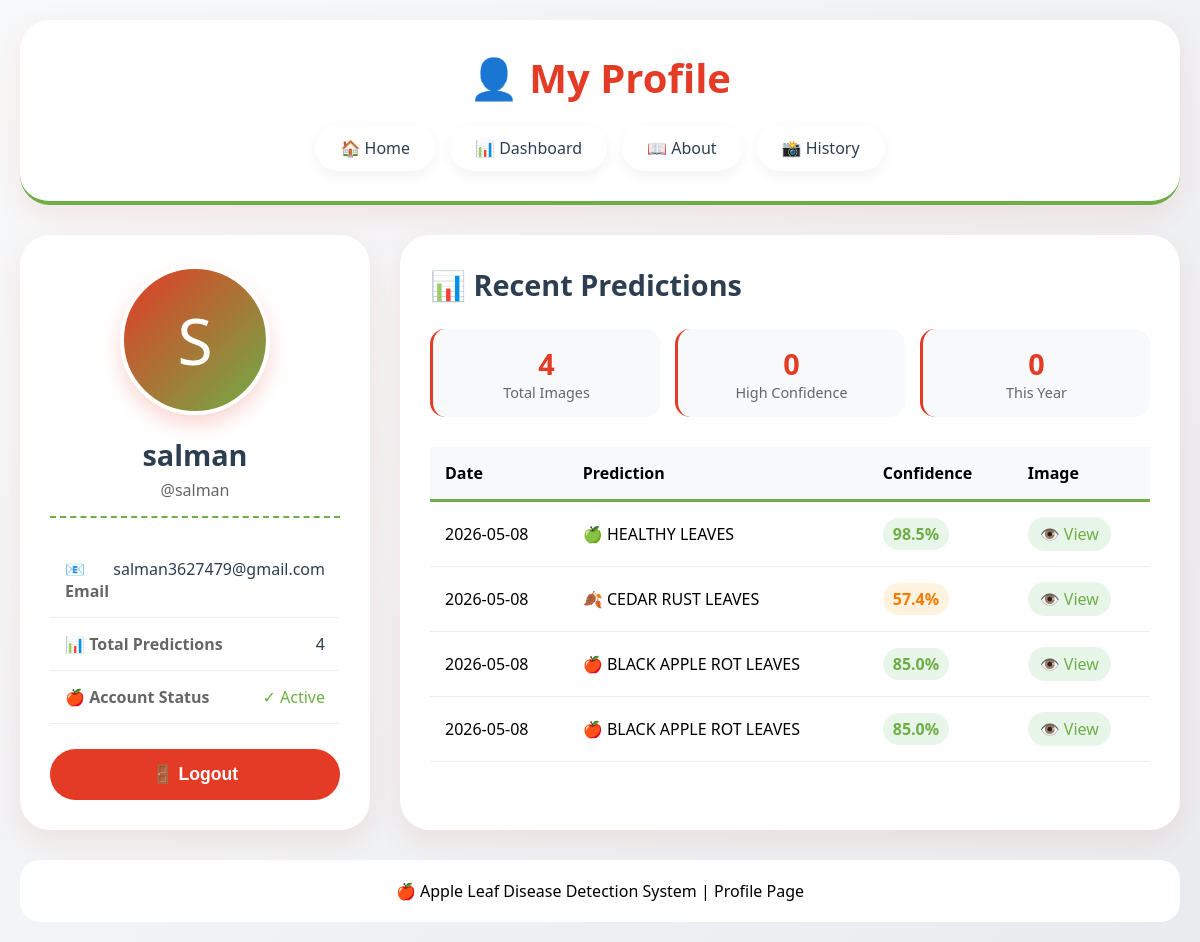
Screenshot of /profile (signed in) with the database file from the repository.
### tables this page shows
CREATE TABLE user_history (
                        id INTEGER PRIMARY KEY AUTOINCREMENT,
                        user_id INTEGER,
                        image_path TEXT,
                        prediction TEXT,
                        confidence REAL,
                        timestamp TIMESTAMP DEFAULT CURRENT_TIMESTAMP,
                        FOREIGN KEY (user_id) REFERENCES users(id)
                    );

### app.py (the view)
@app.route('/profile')
def profile():
    if 'user_id' not in session:
        return redirect(url_for('login'))
    history_raw = db.get_history(session['user_id'])
    formatted_history = []
    for item in history_raw:
        confidence_val = item[2]
        if isinstance(confidence_val, bytes):
            try:
                confidence_val = float(confidence_val.decode('utf-8', errors='ignore').strip())
            except:
                try:
                    import struct
                    confidence_val = struct.unpack('f', confidence_val)[0]
                except:
                    confidence_val = 50.0  # Default value
        elif isinstance(confidence_val, str):
            try:
                confidence_val = float(confidence_val)
            except:
                confidence_val = 50.0
        else:
            try:
                confidence_val = float(confidence_val)
            except:
                confidence_val = 50.0
        timestamp_val = item[3]
        if isinstance(timestamp_val, bytes):
            timestamp_val = timestamp_val.decode('utf-8', errors='ignore')
        elif timestamp_val is None:
            timestamp_val = str(datetime.now())
        formatted_history.append({
            'image_path': item[0],
            'prediction': item[1],
            'confidence': confidence_val,
            'timestamp': timestamp_val
        })
    return render_template('profile.html',
                           user=session.get('user'),
                           history=formatted_history)

### app.py (called while the page is built)
    def get_history(self, user_id, limit=20):
        try:
            with sqlite3.connect(self.path) as c:
                cur = c.execute(
                    '''SELECT image_path, prediction, confidence, timestamp
                       FROM user_history WHERE user_id=?
                       ORDER BY timestamp DESC LIMIT ?''',
                    (user_id, limit)
                )
                return cur.fetchall()
        except Exception as e:
            print(f"History fetch error: {e}")
            return []

### templates/profile.html (shortened to what this page needs)
<!DOCTYPE html>
<html lang="en">
<head>
</head>
<body>
    <div class="container">
        <div class="header">
            <h1>👤 <span>My Profile</span></h1>
            <div class="nav">
                <a href="{{ url_for('landing') }}">🏠 Home</a>
                <a href="{{ url_for('dashboard') }}">📊 Dashboard</a>
                <a href="{{ url_for('about') }}">📖 About</a>
                <a href="{{ url_for('history') }}">📸 History</a>
            </div>
        </div>
        <div class="profile-grid">
            <div class="profile-card">
                <div class="profile-avatar">
                    {{ user.username[0]|upper if user else 'U' }}
                </div>
                <div class="profile-name">{{ user.full_name if user and user.full_name else (user.username if user else
                    'User') }}</div>
                <div class="profile-username">@{{ user.username if user else 'user' }}</div>
                <div class="profile-details">
                    <div class="profile-detail">
                        <span class="detail-label">📧 Email</span>
                        <span class="detail-value">{{ user.email if user else 'user@example.com' }}</span>
                    </div>
                    <div class="profile-detail">
                        <span class="detail-label">📊 Total Predictions</span>
                        <span class="detail-value">{{ history|length if history else 0 }}</span>
                    </div>
                    <div class="profile-detail">
                        <span class="detail-label">🍎 Account Status</span>
                        <span class="detail-value" style="color: var(--apple-green);">✓ Active</span>
                    </div>
                </div>
                <form action="{{ url_for('logout') }}" method="GET">
                    <button type="submit" class="btn-logout">🚪 Logout</button>
                </form>
            </div>
            <div class="history-card">
                <h2>📊 Recent Predictions</h2>
                {% if history and history|length > 0 %}
                <div class="stats-summary">
                    <div class="stat-box">
                        <div class="stat-number">{{ history|length }}</div>
                        <div class="stat-label">Total Images</div>
                    </div>
                    <div class="stat-box">
                        <div class="stat-number">
                            {% set count = 0 %}
                            {% for item in history %}
                            {% if item.confidence >= 70 %}
                            {% set count = count + 1 %}
                            {% endif %}
                            {% endfor %}
                            {{ count }}
                        </div>
                        <div class="stat-label">High Confidence</div>
                    </div>
                    <div class="stat-box">
                        <div class="stat-number">
                            {% set recent = 0 %}
                            {% for item in history %}
                            {% if item.timestamp and '2026' in item.timestamp|string %}
                            {% set recent = recent + 1 %}
                            {% endif %}
                            {% endfor %}
                            {{ recent }}
                        </div>
                        <div class="stat-label">This Year</div>
                    </div>
                </div>
                <div style="overflow-x: auto;">
                    <table class="history-table">
                        <thead>
                            <tr>
                                <th>Date</th>
                                <th>Prediction</th>
                                <th>Confidence</th>
                                <th>Image</th>
                            </tr>
                        </thead>
                        <tbody>
                            {% for item in history %}
                            <tr>
                                <td>{{ item.timestamp.split(' ')[0] if item.timestamp and ' ' in item.timestamp else
                                    item.timestamp }}</td>
                                <td>
                                    {% if 'HEALTHY' in item.prediction %}🍏
                                    {% elif 'ROT' in item.prediction %}🍎
                                    {% elif 'RUST' in item.prediction %}🍂
                                    {% elif 'SCAB' in item.prediction %}🍁
                                    {% endif %}
                                    {{ item.prediction }}
                                </td>
                                <td>
                                    {% if item.confidence >= 70 %}
                                    <span class="confidence-high">{{ "%.1f"|format(item.confidence) }}%</span>
                                    {% elif item.confidence >= 40 %}
                                    <span class="confidence-medium">{{ "%.1f"|format(item.confidence) }}%</span>
                                    {% else %}
                                    <span class="confidence-low">{{ "%.1f"|format(item.confidence) }}%</span>
                                    {% endif %}
                                </td>
                                <td>
                                    <a href="{{ url_for('static', filename='uploads/' + item.image_path) }}"
                                        target="_blank" class="view-link">👁️ View</a>
                                </td>
                            </tr>
                            {% endfor %}
                        </tbody>
                    </table>
                </div>
                {% endif %}
            </div>
        </div>
        <div class="footer">
            <p>🍎 Apple Leaf Disease Detection System | Profile Page</p>
        </div>
    </div>
</body>
</html>

### templates/profile.html (style rules this page uses)
* { margin: 0; padding: 0; box-sizing: border-box; }
body { font-family: 'Segoe UI', Tahoma, Geneva, Verdana, sans-serif; min-height: 100vh; padding: 20px; background: linear-gradient(135deg, #f8f9fa 0%, #e9ecef 100%); }
body::before { content: ""; position: fixed; top: 0; left: 0; width: 100%; height: 100%; background-image: url('https://images.pexels.com/photos/102104/pexels-photo-102104.jpeg?auto=compress&cs=tinysrgb&w=600'); background-size: cover; background-position: center; opacity: 0.08; z-index: -1; }
:root { --apple-red: #e33b26; --apple-green: #6fae47; --apple-yellow: #fbb93b; --text-dark: #2c3e50; --shadow: 0 10px 30px rgba(227, 59, 38, 0.1); }
.container { max-width: 1400px; margin: 0 auto; }
.header { background: white; border-radius: 30px; padding: 30px; margin-bottom: 30px; box-shadow: var(--shadow); border-bottom: 4px solid var(--apple-green); text-align: center; }
.header h1 { font-size: 2.5em; color: var(--text-dark); }
.header h1 span { color: var(--apple-red); }
.nav { display: flex; gap: 15px; justify-content: center; margin-top: 20px; flex-wrap: wrap; }
.nav a { color: var(--text-dark); text-decoration: none; padding: 12px 25px; background: white; border-radius: 50px; box-shadow: 0 5px 15px rgba(0, 0, 0, 0.05); transition: all 0.3s; font-weight: 500; }
.profile-grid { display: grid; grid-template-columns: 350px 1fr; gap: 30px; margin-bottom: 30px; }
.profile-card { background: white; border-radius: 30px; padding: 30px; box-shadow: var(--shadow); }
.profile-avatar { width: 150px; height: 150px; background: linear-gradient(135deg, var(--apple-red), var(--apple-green)); border-radius: 50%; margin: 0 auto 20px; display: flex; align-items: center; justify-content: center; font-size: 4em; color: white; border: 4px solid white; box-shadow: 0 10px 20px rgba(227, 59, 38, 0.2); }
.profile-name { text-align: center; font-size: 1.8em; font-weight: bold; color: var(--text-dark); margin-bottom: 5px; }
.profile-username { text-align: center; color: #666; margin-bottom: 25px; padding-bottom: 15px; border-bottom: 2px dashed var(--apple-green); }
.profile-detail { padding: 15px; border-bottom: 1px solid #eee; display: flex; justify-content: space-between; }
.detail-label { font-weight: 600; color: #666; }
.detail-value { color: var(--text-dark); font-weight: 500; }
.btn-logout { background: var(--apple-red); color: white; border: none; padding: 15px; border-radius: 50px; cursor: pointer; font-size: 1.1em; font-weight: bold; margin-top: 25px; width: 100%; transition: all 0.3s; }
.history-card { background: white; border-radius: 30px; padding: 30px; box-shadow: var(--shadow); }
.history-card h2 { font-size: 1.8em; color: var(--text-dark); margin-bottom: 25px; }
.stats-summary { display: grid; grid-template-columns: repeat(3, 1fr); gap: 15px; margin-bottom: 30px; }
.stat-box { background: #f8f9fa; padding: 15px; border-radius: 15px; text-align: center; border-left: 3px solid var(--apple-red); }
.stat-number { font-size: 1.8em; font-weight: bold; color: var(--apple-red); }
.stat-label { color: #666; font-size: 0.9em; }
.history-table { width: 100%; border-collapse: collapse; }
.history-table th { text-align: left; padding: 15px; background: #f8f9fa; border-bottom: 3px solid var(--apple-green); }
.history-table td { padding: 15px; border-bottom: 1px solid #eee; }
.confidence-high { color: var(--apple-green); font-weight: bold; background: #e8f5e9; padding: 5px 10px; border-radius: 20px; display: inline-block; }
.confidence-medium { color: #f57c00; font-weight: bold; background: #fff3e0; padding: 5px 10px; border-radius: 20px; display: inline-block; }
.view-link { color: var(--apple-green); text-decoration: none; padding: 6px 12px; border-radius: 20px; background: #e8f5e9; display: inline-block; }
.footer { margin-top: 30px; background: white; border-radius: 20px; padding: 20px; text-align: center; }

### rows the page displays
user_history: timestamp "2026-05-08", prediction "HEALTHY LEAVES", confidence "98.5"
user_history: timestamp "2026-05-08", prediction "CEDAR RUST LEAVES", confidence "57.4"
user_history: timestamp "2026-05-08", prediction "BLACK APPLE ROT LEAVES", confidence "85.0"
user_history: timestamp "2026-05-08", prediction "BLACK APPLE ROT LEAVES", confidence "85.0"

### other values shown
{{ user.username[0]|upper if user else 'U' }} "S"
{{ user.username if user else 'user' }} "salman"
{{ user.email if user else 'user@example.com' }} "salman3627479@gmail.com"
{{ history|length if history else 0 }} "4"
{{ history|length }} "4"
{{ count }} "0"
{{ recent }} "0"
